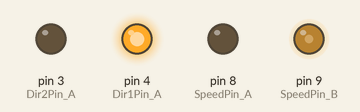
A sketch run on a simulated Arduino Uno, built with avr-gcc and run on an emulated ATmega328P. Shown: output pins drawn as LEDs (lit = HIGH).

Above: at 0.05 s.
At 3.95 s:
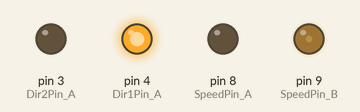
At 5.0 s:
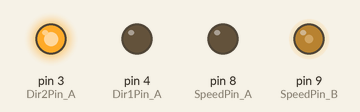
At 7.95 s:
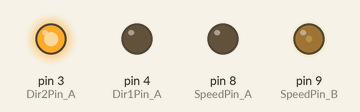
Timing chart, 0 to 10.4 s (numbered marks = the images above):
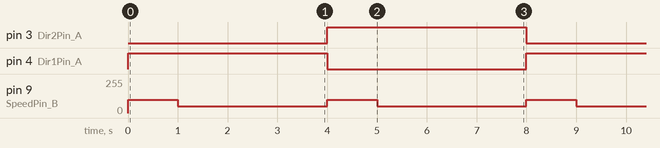

The sketch:

Second_version.ino.ino
```cpp
//ENA,B를 통해 PWM 제어. 오실로스코프로 아두이노에서 나오는 HIGH 신호를 봤는데 펄스가 안나왔다. 아까는 DigitalWrite를 통해 High를 줘서 펄스가 안나왔다.
//그래서 Enable핀을 analogWrite를 통해 해본 결과 둘다 같이 연결되어 있어서 되지 않았다. ENABLE 단자 2개를 사용해서 나눴고. Not해서 안나왔다? 이거 교수님한테 물어봐야지 다시.

int Dir1Pin_A = 4;      // 제어신호 1핀
int Dir2Pin_A = 3;      // 제어신호 2핀
int Dir3Pin_A = 2;
int Dir4Pin_A = 7;
int SpeedPin_A = 8;    // PWM제어를 위한 핀
int SpeedPin_B = 9;

void setup() {
  pinMode(Dir1Pin_A, OUTPUT);             // 제어 1번핀 출력모드 설정
  pinMode(Dir2Pin_A, OUTPUT);             // 제어 2번핀 출력모드 설정
  pinMode(SpeedPin_A, OUTPUT);            // PWM제어핀 출력모드 설정
  pinMode(SpeedPin_B, OUTPUT);            // PWM제어핀 출력모드 설정
}

void loop() {

  digitalWrite(Dir1Pin_A, HIGH);         //모터가 정방향으로 회전
  digitalWrite(Dir2Pin_A, LOW);
  digitalWrite(Dir3Pin_A, HIGH);         //모터가 정방향으로 회전
  digitalWrite(Dir4Pin_A, LOW);
  analogWrite(SpeedPin_A, 100);          //모터 속도를 최대로 설정
  analogWrite(SpeedPin_B, 100);          //모터 속도를 최대로 설정
  delay(1000);

  digitalWrite(Dir1Pin_A, HIGH);          //모터가 역방향으로 회전
  digitalWrite(Dir2Pin_A, LOW);
  digitalWrite(Dir3Pin_A, HIGH);         //모터가 정방향으로 회전
  digitalWrite(Dir2Pin_A, LOW);
  analogWrite(SpeedPin_A, 51);          //모터 속도를 1/5로 설정
  analogWrite(SpeedPin_B, 51);          //모터 속도를 1/5로 설정
  delay(3000);

  digitalWrite(Dir1Pin_A, LOW);         //모터가 정방향으로 회전
  digitalWrite(Dir2Pin_A, HIGH);
  digitalWrite(Dir3Pin_A, LOW);         //모터가 정방향으로 회전
  digitalWrite(Dir4Pin_A, HIGH);
  analogWrite(SpeedPin_A, 100);          //모터 속도를 최대로 설정
  analogWrite(SpeedPin_B, 100);
  delay(1000);

  digitalWrite(Dir1Pin_A, LOW);          //모터가 역방향으로 회전
  digitalWrite(Dir2Pin_A, HIGH);
  digitalWrite(Dir3Pin_A, LOW);          //모터가 역방향으로 회전
  digitalWrite(Dir4Pin_A, HIGH);
  analogWrite(SpeedPin_A, 51);          //모터 속도를 1/5로 설정
  analogWrite(SpeedPin_B, 51);
  delay(3000);
}
```

Measured:
- by itself, pin 3 (Dir2Pin_A), pin 4 (Dir1Pin_A): alternates HIGH for 4.0 s and LOW for 4.0 s
- by itself, pin 9 (SpeedPin_B): alternates 100/255 for 1.0 s and 51/255 for 3.0 s
